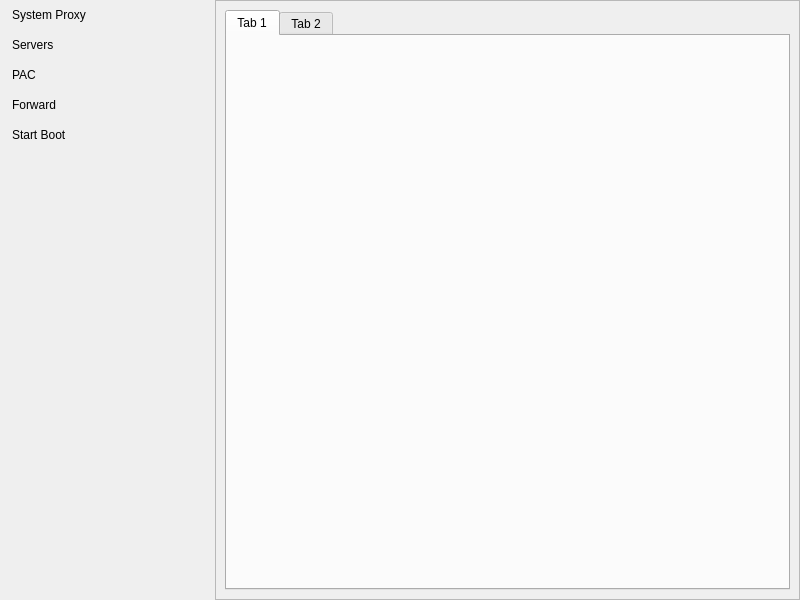
<?xml version="1.0" encoding="UTF-8"?>
<ui version="4.0">
 <class>MainWindow</class>
 <widget class="QMainWindow" name="MainWindow">
  <property name="geometry">
   <rect>
    <x>0</x>
    <y>0</y>
    <width>800</width>
    <height>600</height>
   </rect>
  </property>
  <property name="windowTitle">
   <string>MainWindow</string>
  </property>
  <widget class="QWidget" name="centralwidget">
   <layout class="QHBoxLayout" name="horizontalLayout">
    <property name="topMargin">
     <number>0</number>
    </property>
    <property name="rightMargin">
     <number>0</number>
    </property>
    <property name="bottomMargin">
     <number>0</number>
    </property>
    <item>
     <widget class="QListWidget" name="listWidget">
      <property name="maximumSize">
       <size>
        <width>200</width>
        <height>16777215</height>
       </size>
      </property>
      <property name="styleSheet">
       <string notr="true">QListWidget{
	border:none;
	background-color: rgba(255, 255, 255, 0);
    font: 14px &quot;Segoe UI&quot;;
}

QListWidget::item{
	padding:8px 2px;
	color:rgb(0, 0, 0);
   	/*margin-left:40px;*/
}
QListWidget::item:hover{
	background-color:rgb(208, 208, 208);
	/*border-bottom:1px solid rgb(121,112,52);*/
}
QListWidget::item:selected
{
	
	background-color: rgb(255, 255, 255);
   /* border-bottom:1px solid rgb(121,112,52);
    padding:0px;
    margin:0px;
    color:red;*/
}
QListWidget::item:selected:!active
{
    border-width:0px;
}</string>
      </property>
      <item>
       <property name="text">
        <string>System Proxy</string>
       </property>
      </item>
      <item>
       <property name="text">
        <string>Servers</string>
       </property>
      </item>
      <item>
       <property name="text">
        <string>PAC</string>
       </property>
      </item>
      <item>
       <property name="text">
        <string>Forward</string>
       </property>
      </item>
      <item>
       <property name="text">
        <string>Start Boot</string>
       </property>
      </item>
     </widget>
    </item>
    <item>
     <widget class="QFrame" name="frame">
      <property name="frameShape">
       <enum>QFrame::StyledPanel</enum>
      </property>
      <property name="frameShadow">
       <enum>QFrame::Raised</enum>
      </property>
      <layout class="QVBoxLayout" name="verticalLayout">
       <item>
        <widget class="QTabWidget" name="tabWidget">
         <widget class="QWidget" name="tab">
          <attribute name="title">
           <string>Tab 1</string>
          </attribute>
         </widget>
         <widget class="QWidget" name="tab_2">
          <attribute name="title">
           <string>Tab 2</string>
          </attribute>
         </widget>
        </widget>
       </item>
      </layout>
     </widget>
    </item>
   </layout>
  </widget>
 </widget>
 <resources/>
 <connections/>
</ui>
